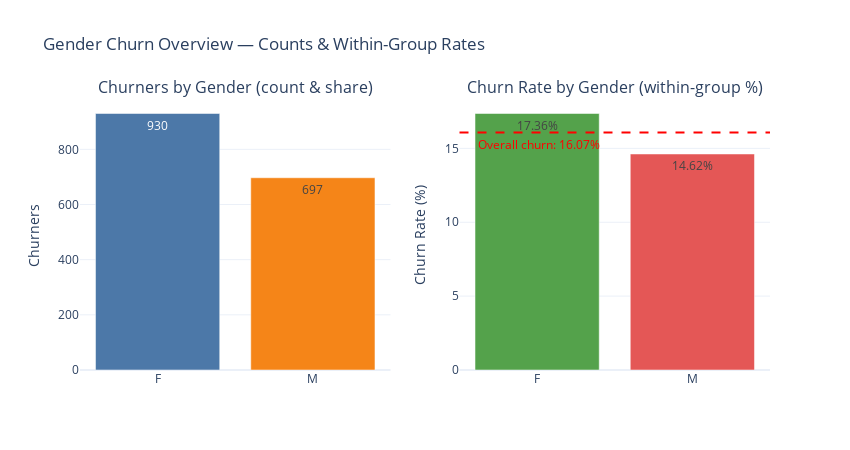

Notebook code for this chart:
### Code cell
# Plotly interactive figure (put this in the next new cell)
from plotly.subplots import make_subplots
import plotly.graph_objects as go

fig = make_subplots(rows=1, cols=2,
                    subplot_titles=("Churners by Gender (count & share)", "Churn Rate by Gender (within-group %)"))

# left: churners count with secondary text showing pct_of_total_churners
fig.add_trace(
    go.Bar(
        x=pivot_gender.index,
        y=pivot_gender['churners'],
        text=pivot_gender['churners'].map("{:,}".format),
        hovertemplate="<b>%{x}</b><br>Churners: %{y:,}<br>Share of total churners: %{customdata[0]}%",
        customdata=pivot_gender[['pct_of_total_churners']].values,
        marker_color=['#4C78A8', '#F58518']
    ),
    row=1, col=1
)

# right: churn rate
fig.add_trace(
    go.Bar(
        x=pivot_gender.index,
        y=pivot_gender['churn_rate'],
        text=pivot_gender['churn_rate'].map(lambda v: f"{v:.2f}%"),
        hovertemplate="<b>%{x}</b><br>Churn Rate: %{y:.2f}%",
        marker_color=['#54A24B', '#E45756']
    ),
    row=1, col=2
)

# add overall baseline churn as a horizontal line in the second subplot
fig.add_hline(y=baseline, line=dict(color="red", dash="dash"), row=1, col=2)
fig.add_annotation(
    x=0.46, y=baseline,
    xref='x2 domain', yref='y2',
    text=f"Overall churn: {baseline:.2f}%",
    showarrow=False,
    font=dict(color="red"),
    xanchor='right',
    yshift=-12  # move annotation slightly down (pixels)
)

fig.update_layout(
    template="plotly_white",
    title_text="Gender Churn Overview — Counts & Within-Group Rates",
    width=850,
    height=450,
    showlegend=False
)
fig.update_yaxes(title_text="Churners", row=1, col=1)
fig.update_yaxes(title_text="Churn Rate (%)", row=1, col=2)

fig.show()

### Figure 1 — Plotly figure (JSON) as saved in the notebook; plotly's stock layout.template omitted (floating-point values rounded to 4 significant figures)
{"data": [{"customdata": [[57.16], [42.84]], "hovertemplate": "<b>%{x}</b><br>Churners: %{y:,}<br>Share of total churners: %{customdata[0]}%", "marker": {"color": ["#4C78A8", "#F58518"]}, "text": ["930", "697"], "type": "bar", "x": ["F", "M"], "xaxis": "x", "y": [930, 697], "yaxis": "y"}, {"hovertemplate": "<b>%{x}</b><br>Churn Rate: %{y:.2f}%", "marker": {"color": ["#54A24B", "#E45756"]}, "text": ["17.36%", "14.62%"], "type": "bar", "x": ["F", "M"], "xaxis": "x2", "y": [17.36, 14.62], "yaxis": "y2"}], "layout": {"annotations": [{"font": {"size": 16}, "showarrow": false, "text": "Churners by Gender (count & share)", "x": 0.225, "xanchor": "center", "xref": "paper", "y": 1, "yanchor": "bottom", "yref": "paper"}, {"font": {"size": 16}, "showarrow": false, "text": "Churn Rate by Gender (within-group %)", "x": 0.775, "xanchor": "center", "xref": "paper", "y": 1, "yanchor": "bottom", "yref": "paper"}, {"font": {"color": "red"}, "showarrow": false, "text": "Overall churn: 16.07%", "x": 0.46, "xanchor": "right", "xref": "x2 domain", "y": 16.07, "yref": "y2", "yshift": -12}], "height": 450, "shapes": [{"line": {"color": "red", "dash": "dash"}, "type": "line", "x0": 0, "x1": 1, "xref": "x2 domain", "y0": 16.07, "y1": 16.07, "yref": "y2"}], "showlegend": false, "title": {"text": "Gender Churn Overview — Counts & Within-Group Rates"}, "width": 850, "xaxis": {"anchor": "y", "domain": [0, 0.45]}, "xaxis2": {"anchor": "y2", "domain": [0.55, 1]}, "yaxis": {"anchor": "x", "domain": [0, 1], "title": {"text": "Churners"}}, "yaxis2": {"anchor": "x2", "domain": [0, 1], "title": {"text": "Churn Rate (%)"}}}}
